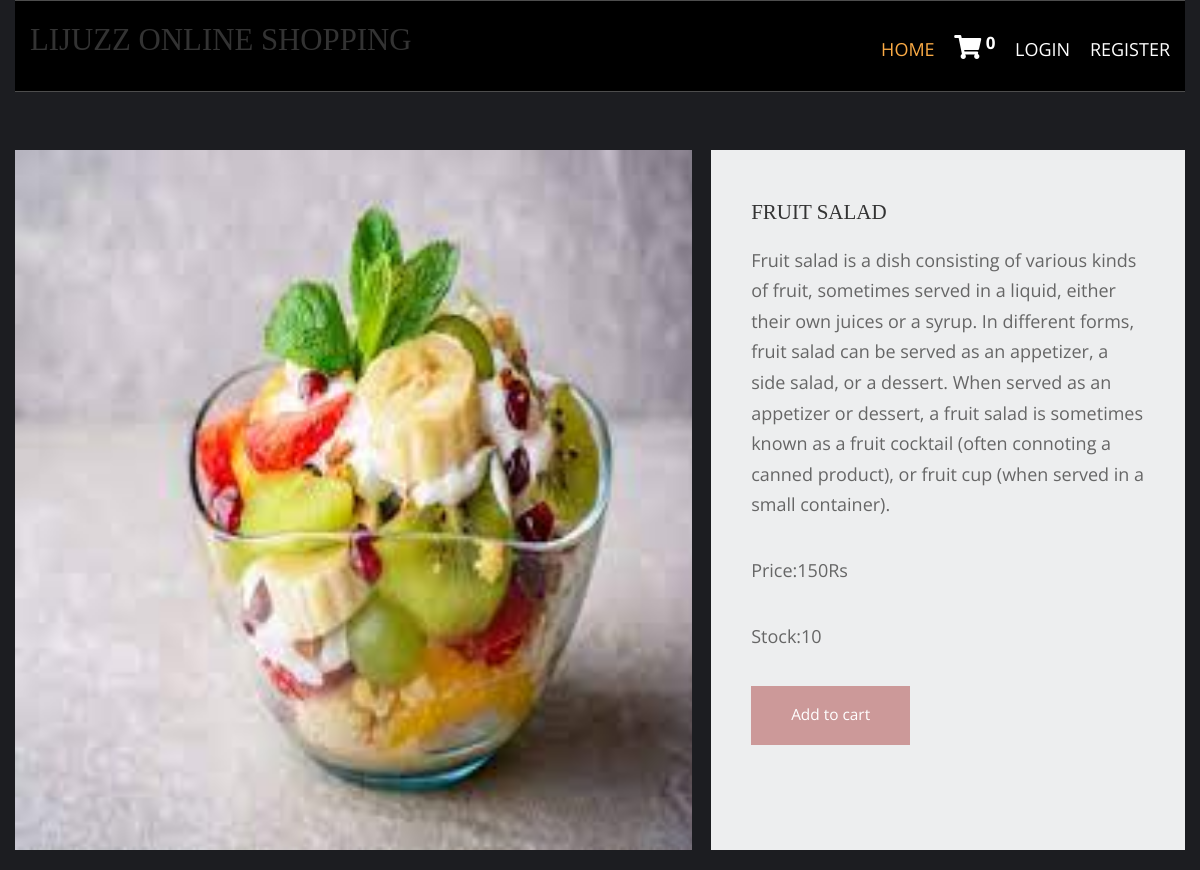
The app's page /fruit-recepies/fruit-salad/ with its own data.
### homeapp/models.py (models this page shows, shortened)
class product(models.Model):
    name = models.CharField(max_length=250,unique=True)
    slug = models.SlugField(max_length=250,unique=True)
    img = models.ImageField(upload_to='product')
    desc = models.TextField()
    stock = models.IntegerField()
    available = models.BooleanField(default=True)
    price = models.IntegerField()
    category = models.ForeignKey(categ, on_delete=models.CASCADE)

### homeapp/views.py (the view)
# urls.py: path('<slug:c_slug>/<slug:prdct_slug>/',views.prdct_details, name='prdct_details'),
def prdct_details(request, c_slug, prdct_slug):
    try:
        prdt= product.objects.get(category__slug=c_slug,slug=prdct_slug)
    except Exception as e:
        raise e
    return render(request,'item.html',{'prd':prdt})

### cartapp/context_processor.py (called while the page is built)
def count(request):
    item_count = 0
    if 'admin' in request.path:
        return {}
    else:
        try:
            ct = cartlist.objects.filter(cart_id=c_id(request))
            cti = items.objects.all().filter(cart= ct[:1])
            for j in cti:
                item_count+=j.quant
        except cartlist.DoesNotExist:
            item_count = 0
        return dict(item_c=item_count)

### cartapp/views.py (called while the page is built)
def c_id(request):
    ct_id = request.session.session_key
    if not ct_id:
        ct_id = request.session.create()
    return ct_id

### templates/item.html (shortened to what this page needs)
{% extends 'base.html' %}
{% load static %}
{% block content %}
<html lang="en">
<head>
    <link href="{% static 'pr/fontawesome/css/all.min.css' %}" rel="stylesheet"/>
    <link href="{% static 'pr/css/templatemo-comparto.css' %}" rel="stylesheet"/>
</head>
<body>
<br><br>
<section class="tm-mb-1" id="about">
    <div class="tm-row tm-about-row">
        <div class="tm-section-1-l">
            <img src="{{prd.img.url}}" style="height:700px;width:700px;" alt="About image" class="tm-img-responsive">
        </div>
        <article class="tm-section-1-r tm-bg-color-8">
            <h2 class="tm-mb-1 tm-title-color">{{prd.name}}</h2>
            <p> {{prd.desc}}</p>
            <p>Price:{{prd.price}}Rs</p>
            <p>Stock:{{prd.stock}}</p>
            {% if prd.stock <= 0 %}
            <h1 style="color:red"> Sorry No Stock Left...</h1>
            {% elif user.is_authenticated %}
            <a href="{% url 'addcart' prd.id %}" class="tm-btn tm-btn-1 tm-link-to-services">Add to cart</a>
            {% else %}
            <a href="{% url 'login' %}" class="tm-btn tm-btn-1 tm-link-to-services">Add to cart</a>
            {% endif %}
        </article>
    </div>
</section>
</body>
</html>
{% endblock %}

### static/hm/layout/styles/layout.css (style rules this page uses)
*, *::before, *::after { transition:all .3s ease-in-out; }
body { color:#A5A6AA; background-color:#1C1D21; }
a { color:#FBAB45; }

### static/pr/css/templatemo-comparto.css (style rules this page uses)
*, *::before, *::after { box-sizing: border-box; outline: none; }
ul, h1, h2, h3, h4, p, figure { padding: 0; margin: 0; }
body { font-family: 'Open Sans', Arial, sans-serif; font-size: 18px; overflow-x: hidden; padding-left: 15px; padding-right: 15px; margin: 0; }
h2 { font-size: 1.5rem; }
a { transition: all 0.3s ease; text-decoration: none; }
p { color: #666; line-height: 1.7; margin-bottom: 35px; }
h1, h2, h3, h4, h5, h6 { color: #333; }
.tm-mb-1 { margin-bottom: 20px; }
.tm-bg-color-8 { background-color: #EDEEEF; }
.tm-img-responsive { max-width: 100%; height: auto; }
.tm-section-1-l { width: 57.85%; margin-right: 1.65%; }
.tm-section-1-r { padding: 50px 40px; width: 40.5%; }
.tm-row { display: flex; }
.tm-btn { display: inline-block; padding: 15px 40px; font-size: 1.1rem; border: none; background-color: #CC9999; color: white; }
a { color: #666; }

### static/hm/layout/styles/framework.css (style rules this page uses)
html { overflow-y:scroll; overflow-x:hidden; }
html, body { margin:0; padding:0; font-size:14px; line-height:1.6em; }
*, *::before, *::after { box-sizing:border-box; }
a { outline:none; text-decoration:none; }
img { width:auto; max-width:100%; height:auto; margin:0; padding:0; border:none; line-height:normal; vertical-align:middle; }
body, input, textarea, select { font-family:Verdana, Geneva, sans-serif; }
h1, h2, h3, h4, h5, h6, .heading { font-family:Georgia, "Times New Roman", Times, serif; }
::placeholder { opacity:1; }
h1, h2, h3, h4, h5, h6, .heading { margin:0 0 20px 0; font-size:1.4rem; line-height:normal; font-weight:normal; text-transform:uppercase; }
address, article, aside, figcaption, figure, footer, header, main, nav, section { display:block; margin:0; padding:0; }

### records on screen
product: img (picture), name "FRUIT SALAD", desc "Fruit salad is a dish consisting of various kinds of fruit, sometimes served in a liquid, either their own juices or a syrup. In different forms, fruit salad can be served as an appetizer, a side salad, or a dessert. When served as an appetizer or dessert, a fruit salad is sometimes known as a fruit cocktail (often connoting a canned product), or fruit cup (when served in a small container).", price "150", stock "10"

### other values on screen
{{ item_c }} "0"
